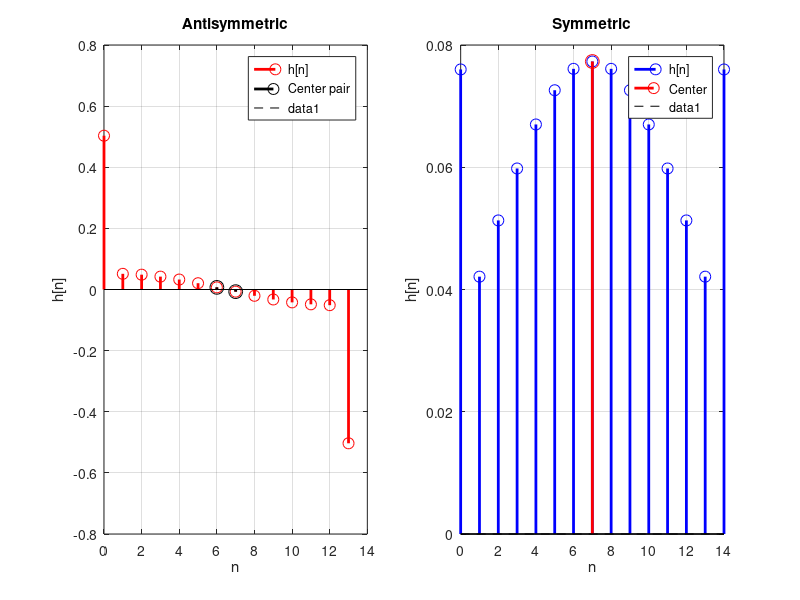

Source code (MATLAB):
% Plot two impulse responses side by side
clear; close all;

% Antisymmetric impulse response (Type IV, even length)
h1 = [0.5032, 0.0513, 0.0485, 0.0421, 0.0326, 0.0206, 0.0070, -0.0070, -0.0206, -0.0326, -0.0421, -0.0485, -0.0513, -0.5032];
n1 = 0:length(h1)-1;

% Symmetric impulse response (Type I, odd length)
h2 = [0.0760, 0.0421, 0.0513, 0.0598, 0.0670, 0.0726, 0.0761, 0.0773, 0.0761, 0.0726, 0.0670, 0.0598, 0.0513, 0.0421, 0.0760];
n2 = 0:length(h2)-1;

% Plotting
figure('Position', [100, 100, 1000, 400]);

% --- Left: Antisymmetric ---
subplot(1,2,1);
stem(n1, h1, 'r', 'LineWidth', 2, 'MarkerSize', 8);
xlabel('n');
ylabel('h[n]');
title('Antisymmetric');
grid on;
% Highlight center (between two middle samples)
hold on;
mid1 = length(h1)/2 - 1;
mid2 = length(h1)/2;
stem([mid1, mid2], [h1(mid1+1), h1(mid2+1)], 'k', 'LineWidth', 2, 'MarkerSize', 10);
legend('h[n]', 'Center pair', 'Location', 'northeast');
% Add zero line for clarity
plot([0, length(h1)-1], [0, 0], 'k--', 'LineWidth', 0.5);

% --- Right: Symmetric ---
subplot(1,2,2);
stem(n2, h2, 'b', 'LineWidth', 2, 'MarkerSize', 8);
xlabel('n');
ylabel('h[n]');
title('Symmetric');
grid on;
% Highlight center
hold on;
center2 = floor(length(h2)/2);
stem(center2, h2(center2+1), 'r', 'LineWidth', 2, 'MarkerSize', 10);
legend('h[n]', 'Center', 'Location', 'northeast');
% Add zero line for clarity
plot([0, length(h2)-1], [0, 0], 'k--', 'LineWidth', 0.5);
pause;
